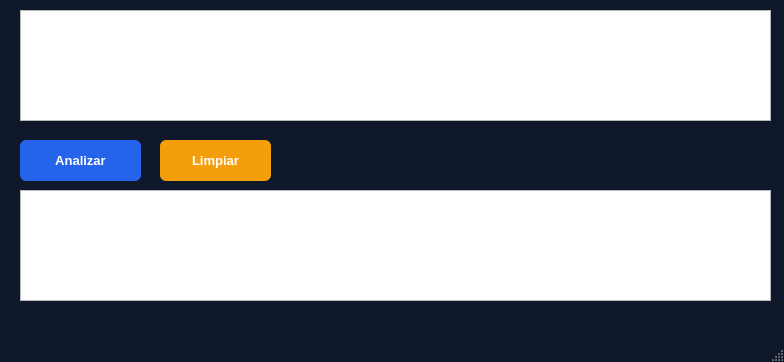
<?xml version="1.0" encoding="UTF-8"?>
<ui version="4.0">
 <class>MainWindow</class>
 <widget class="QMainWindow" name="MainWindow">
  <property name="geometry">
   <rect>
    <x>0</x>
    <y>0</y>
    <width>784</width>
    <height>362</height>
   </rect>
  </property>
  <property name="windowTitle">
   <string>MainWindow</string>
  </property>
  <property name="styleSheet">
   <string notr="true">QMainWindow {
background-color: #0f172a;
}</string>
  </property>
  <widget class="QWidget" name="centralwidget">
   <widget class="QPushButton" name="btnAnalizar">
    <property name="geometry">
     <rect>
      <x>20</x>
      <y>140</y>
      <width>121</width>
      <height>41</height>
     </rect>
    </property>
    <property name="styleSheet">
     <string notr="true">QPushButton#btnAnalizar {
    background-color: #2563eb;
    color: white;
    border-radius: 6px;
    border: none;
    padding: 8px 24px;
    font-size: 10pt;
    font-weight: bold;
}</string>
    </property>
    <property name="text">
     <string>Analizar</string>
    </property>
   </widget>
   <widget class="QPushButton" name="btnLimpiar">
    <property name="geometry">
     <rect>
      <x>160</x>
      <y>140</y>
      <width>111</width>
      <height>41</height>
     </rect>
    </property>
    <property name="styleSheet">
     <string notr="true">QPushButton#btnLimpiar {
    background-color: #f59e0b;
    color: white;
    border-radius: 6px;
    border: none;
    padding: 8px 24px;
    font-size: 10pt;
    font-weight: bold;
}</string>
    </property>
    <property name="text">
     <string>Limpiar</string>
    </property>
   </widget>
   <widget class="QTextEdit" name="txtEntrada">
    <property name="geometry">
     <rect>
      <x>20</x>
      <y>10</y>
      <width>751</width>
      <height>111</height>
     </rect>
    </property>
   </widget>
   <widget class="QTextEdit" name="txtResultado">
    <property name="geometry">
     <rect>
      <x>20</x>
      <y>190</y>
      <width>751</width>
      <height>111</height>
     </rect>
    </property>
   </widget>
  </widget>
  <widget class="QMenuBar" name="menubar">
   <property name="geometry">
    <rect>
     <x>0</x>
     <y>0</y>
     <width>784</width>
     <height>25</height>
    </rect>
   </property>
  </widget>
  <widget class="QStatusBar" name="statusbar"/>
 </widget>
 <resources/>
 <connections/>
</ui>
